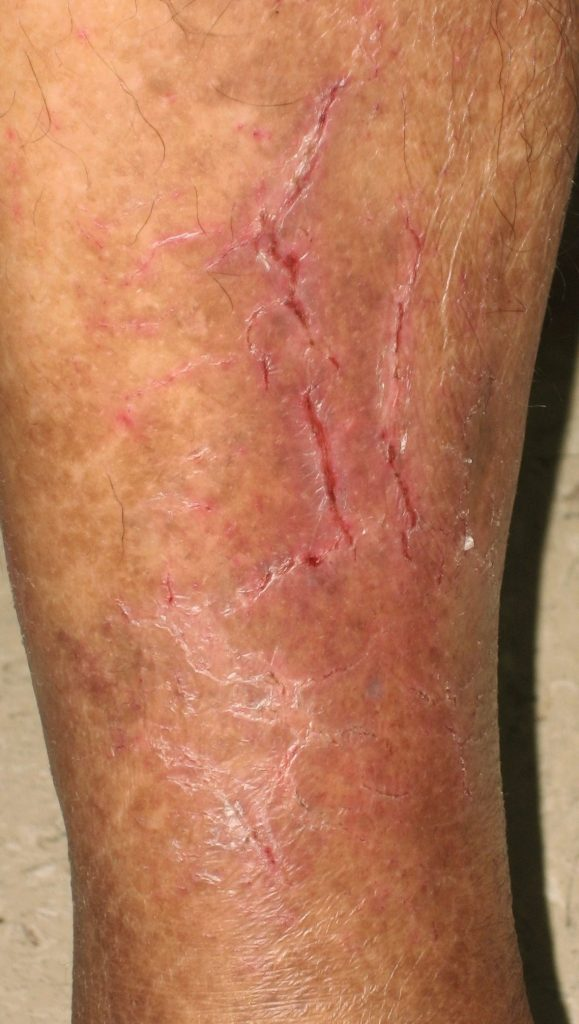
#> input picture skin_lesion.jpg, 579 x 1024 px
$ jupyter execute lab_11.ipynb
#> lines starting #> are read from the running program, lines starting #| are printed output that depends on the picture; after the words box and inside, x2 and y2 are one past the last pixel; in counts of white or black regions, pixels touching at a corner belong together
# Lab 11: Active Contour (Snake) Segmentation Case Studies

---

## Question 1: Skin Lesion Boundary Detection

**Scenario:**
A dermatologist wants to identify the boundary of a skin lesion in a dermoscopic image. The lesion has irregular edges with varying intensity, making simple thresholding inaccurate.

**Tasks:**
- Load a dermoscopic skin lesion image.
- Enhance contrast and perform smoothing.
- Place an initial contour at the center of the lesion.
- Run the active contour algorithm.
- Compare segmentation results using two different parameter sets (high α vs high β).
- Submit both results with a brief analysis of parameter influence.

[cell 1]
import numpy as np
import matplotlib.pyplot as plt
from skimage import io, color, filters, img_as_float
from skimage.segmentation import active_contour

# Load and preprocess the skin lesion image
img = img_as_float(io.imread('skin_lesion.jpg'))
if img.ndim == 3:
    img_gray = color.rgb2gray(img)
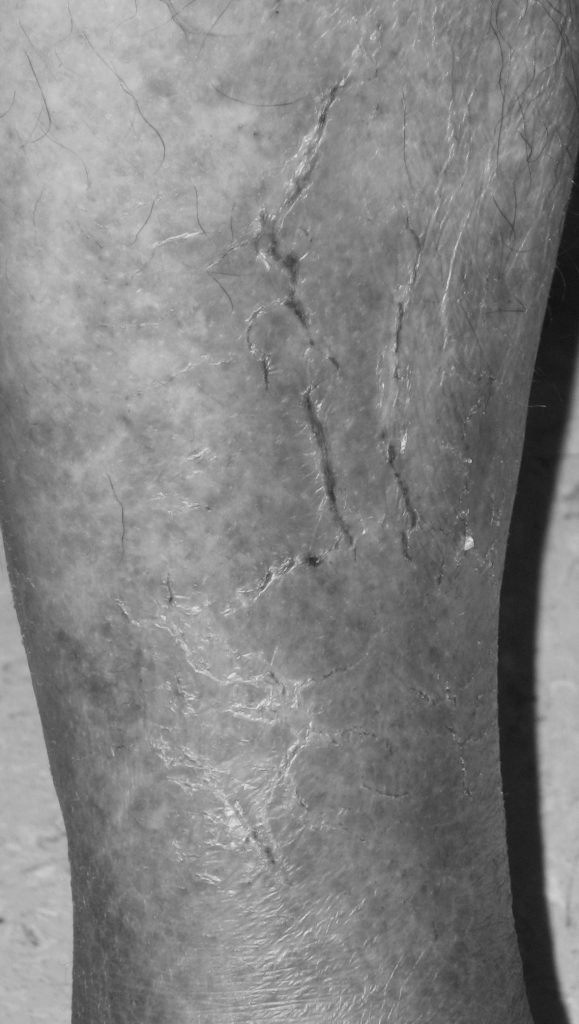
#> img_gray: shape (1024, 579) float64; min 0.0677, max 0.917, mean 0.515
else:
    img_gray = img

# Enhance contrast and smooth
img_eq = filters.rank.equalize((img_gray * 255).astype(np.uint8), footprint=np.ones((30,30)))
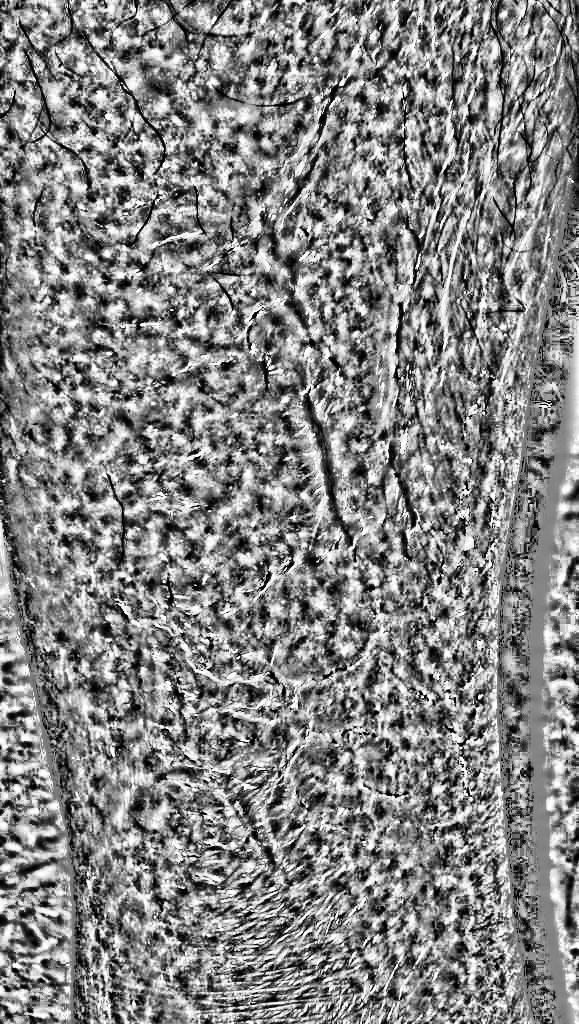
#> img_eq: shape (1024, 579); min 0, max 255, mean 132.1
img_smooth = filters.gaussian(img_eq, sigma=2)
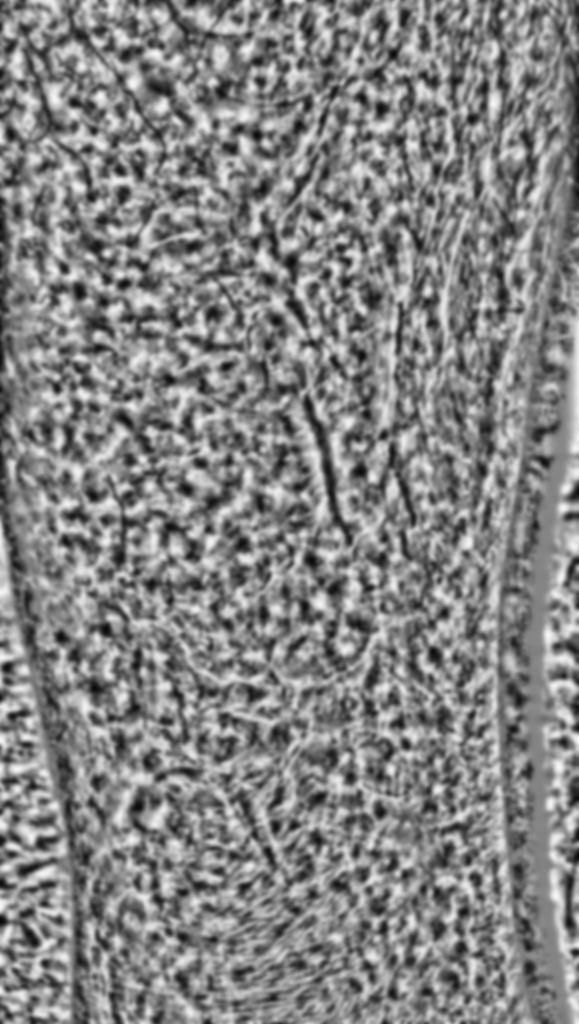
#> img_smooth: shape (1024, 579) float64; min 0.0264, max 0.978, mean 0.518

# Display preprocessed image
plt.figure(figsize=(6,6))
plt.imshow(img_smooth, cmap='gray')
plt.title('Preprocessed Skin Lesion')
plt.axis('off')
plt.show()

[cell 2]
# Place initial contour (circle at center)
s = np.linspace(0, 2*np.pi, 400)
r = img_smooth.shape[0] // 2
#> r = 512
c = img_smooth.shape[1] // 2
#> c = 289
radius = min(r, c) // 2
#> radius = 144
init = np.array([r + radius*np.sin(s), c + radius*np.cos(s)]).T

plt.figure(figsize=(6,6))
plt.imshow(img_smooth, cmap='gray')
plt.plot(init[:, 1], init[:, 0], '--r', lw=2)
plt.title('Initial Contour')
plt.axis('off')
plt.show()
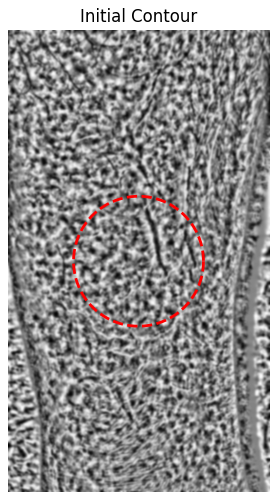
#> figure drawn by matplotlib, 1 panel

[cell 3]
# Run active contour: high alpha (elasticity), low beta (smoothness)
snake1 = active_contour(img_smooth, init, alpha=0.8, beta=0.1, gamma=0.01, max_num_iter=300)
#> snake1 = 400 pairs, first value 491.5 to 544.7, second value 272.4 to 328.4

# Run active contour: low alpha, high beta
snake2 = active_contour(img_smooth, init, alpha=0.1, beta=1.0, gamma=0.01, max_num_iter=300)
#> snake2 = 400 pairs, first value 372.2 to 655.2, second value 148.9 to 432.3

# Display results
fig, ax = plt.subplots(1,2, figsize=(12,6))
ax[0].imshow(img_smooth, cmap='gray')
ax[0].plot(snake1[:, 1], snake1[:, 0], '-b', lw=2)
ax[0].set_title('High α (Elasticity), Low β (Smoothness)')
ax[0].axis('off')
ax[1].imshow(img_smooth, cmap='gray')
ax[1].plot(snake2[:, 1], snake2[:, 0], '-g', lw=2)
ax[1].set_title('Low α, High β')
ax[1].axis('off')
plt.show()
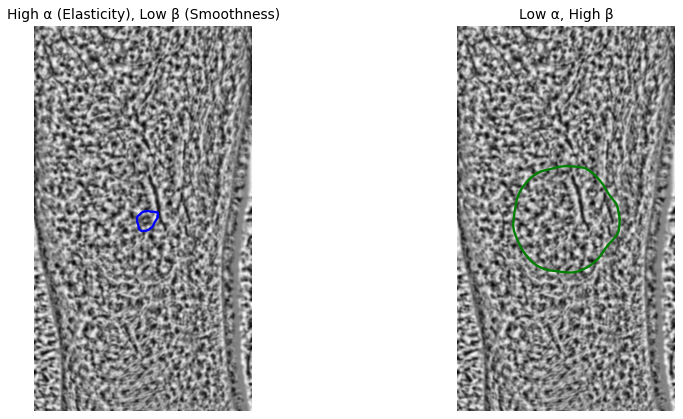
#> figure drawn by matplotlib, 2 panels

**Analysis of Parameter Influence:**

- High α (elasticity) makes the contour more flexible, allowing it to fit irregular boundaries but may be sensitive to noise.
- High β (smoothness) enforces a smoother contour, which may miss fine details but is more robust to noise.
- In practice, a balance is needed: high α for irregular lesions, high β for smoother boundaries.

---

## Question 2: Fingerprint Ridge Boundary with Active Contour

**Scenario:**
A biometric fingerprint scan has broken ridge edges due to smudging. Simple edge detectors miss the correct ridge boundary.

**Tasks:**
- Load a fingerprint image.
- Preprocess: binarize and smooth.
- Apply active contour to trace a specific ridge boundary.
- Display evolution of the snake (initial, mid, final).
- Discuss how active contour helps reconstruct broken edges.

[cell 4]
# Load and preprocess fingerprint image
img_fp = img_as_float(io.imread('fingerprint.jpg'))
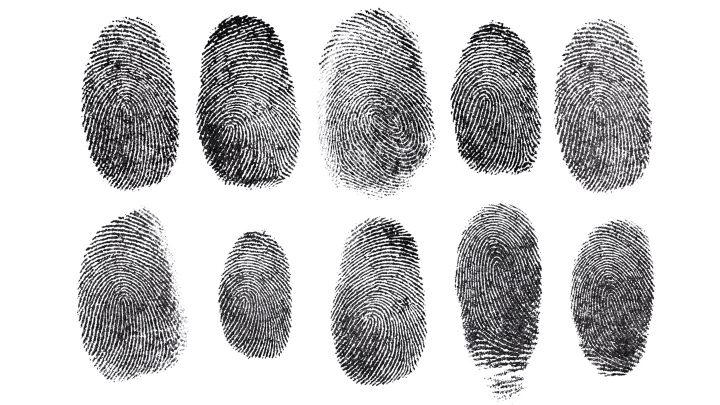
#> input picture fingerprint.jpg, 1440 x 810 px (shown at 1/2 size)
if img_fp.ndim == 3:
    img_fp_gray = color.rgb2gray(img_fp)
else:
    img_fp_gray = img_fp

# Binarize and smooth
thresh = filters.threshold_otsu(img_fp_gray)
#> thresh = 0.615
img_fp_bin = img_fp_gray > thresh
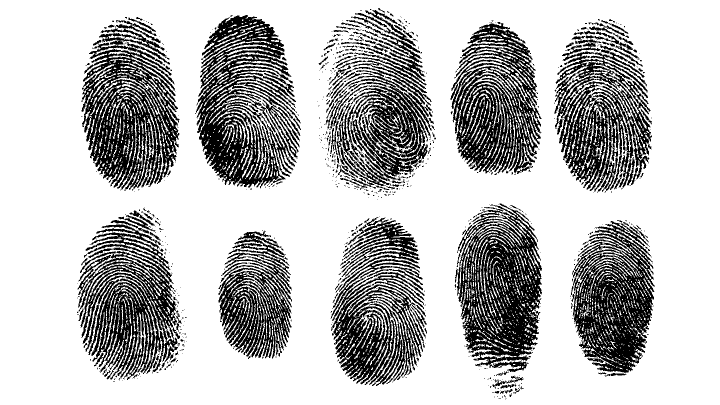
#> img_fp_bin: shape (810, 1440) bool (shown at 1/2 size); 73.5% white; 859 black regions (641 under 20 px), largest, box (x1, y1, x2, y2) and area: (392, 30, 601, 377) 36021, (163, 57, 359, 381) 33318, (910, 407, 1084, 744) 33084
img_fp_smooth = filters.gaussian(img_fp_bin, sigma=1)
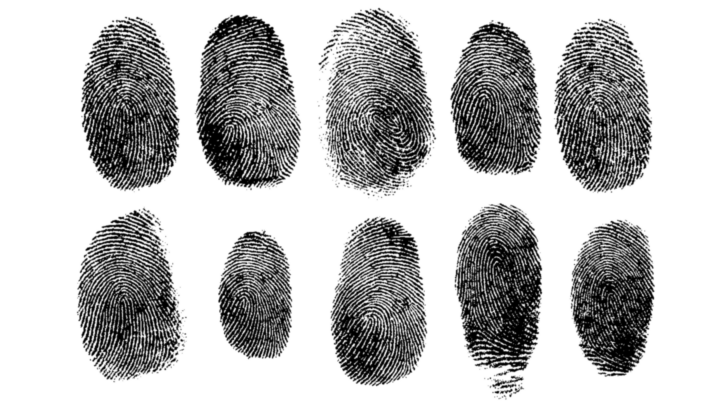
#> img_fp_smooth: shape (810, 1440) float64 (shown at 1/2 size); min 0, max 1, mean 0.735

plt.figure(figsize=(6,6))
plt.imshow(img_fp_smooth, cmap='gray')
plt.title('Preprocessed Fingerprint')
plt.axis('off')
plt.show()

[cell 5]
# Place initial contour (roughly along a ridge)
s = np.linspace(0, 2*np.pi, 200)
r = img_fp_smooth.shape[0] // 2
#> r = 405
c = img_fp_smooth.shape[1] // 2
#> c = 720
radius = min(r, c) // 3
#> radius = 135
init_fp = np.array([r + radius*np.sin(s), c + radius*np.cos(s)]).T

plt.figure(figsize=(6,6))
plt.imshow(img_fp_smooth, cmap='gray')
plt.plot(init_fp[:, 1], init_fp[:, 0], '--r', lw=2)
plt.title('Initial Contour (Fingerprint Ridge)')
plt.axis('off')
plt.show()
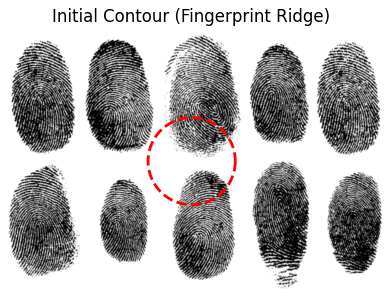
#> figure drawn by matplotlib, 1 panel

[cell 6]
# Run active contour and show evolution
snake_fp_init = init_fp.copy()
snake_fp_mid = active_contour(img_fp_smooth, snake_fp_init, alpha=0.5, beta=0.5, gamma=0.01, max_num_iter=100)
#> snake_fp_mid = 200 pairs, first value 340.4 to 469.7, second value 684.9 to 770.9
snake_fp_final = active_contour(img_fp_smooth, snake_fp_mid, alpha=0.5, beta=0.5, gamma=0.01, max_num_iter=200)
#> snake_fp_final = 200 pairs, first value 350 to 469.7, second value 716.5 to 761.6

fig, ax = plt.subplots(1,3, figsize=(18,6))
ax[0].imshow(img_fp_smooth, cmap='gray')
ax[0].plot(snake_fp_init[:, 1], snake_fp_init[:, 0], '--r', lw=2)
ax[0].set_title('Initial Snake')
ax[0].axis('off')
ax[1].imshow(img_fp_smooth, cmap='gray')
ax[1].plot(snake_fp_mid[:, 1], snake_fp_mid[:, 0], '--b', lw=2)
ax[1].set_title('Mid Evolution')
ax[1].axis('off')
ax[2].imshow(img_fp_smooth, cmap='gray')
ax[2].plot(snake_fp_final[:, 1], snake_fp_final[:, 0], '-g', lw=2)
ax[2].set_title('Final Snake')
ax[2].axis('off')
plt.show()
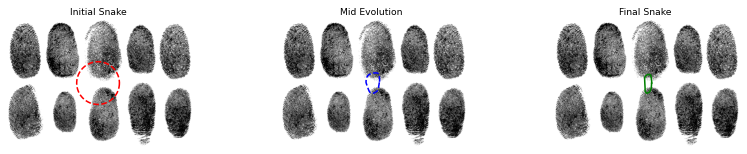
#> figure drawn by matplotlib, 3 panels
